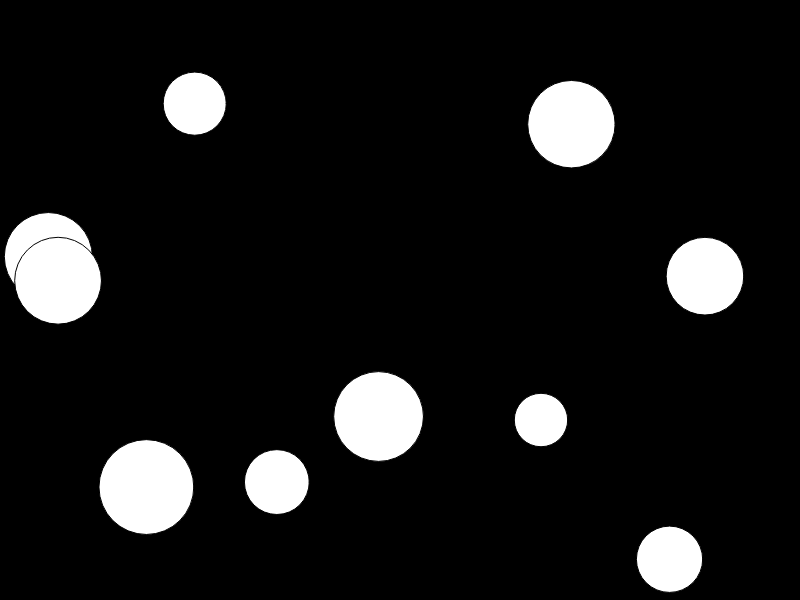
Frame 1 (no input)
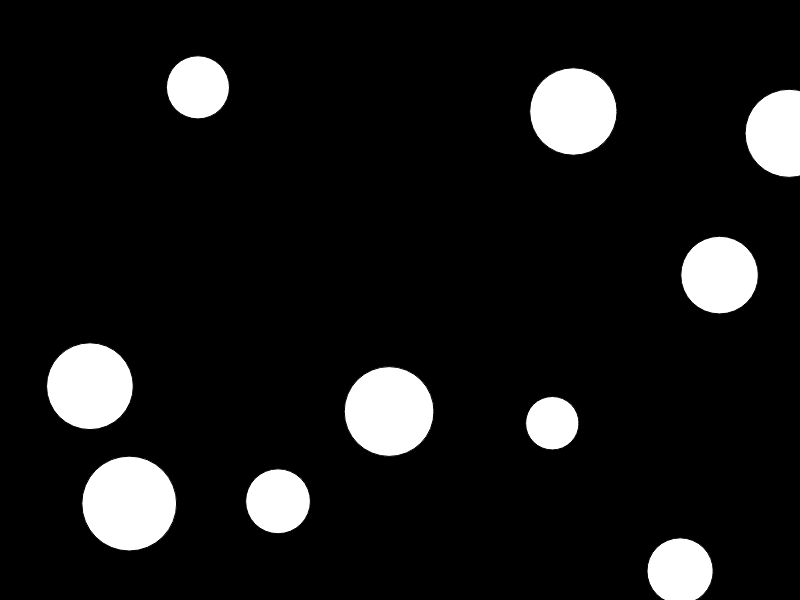
Frame 60 (no input)
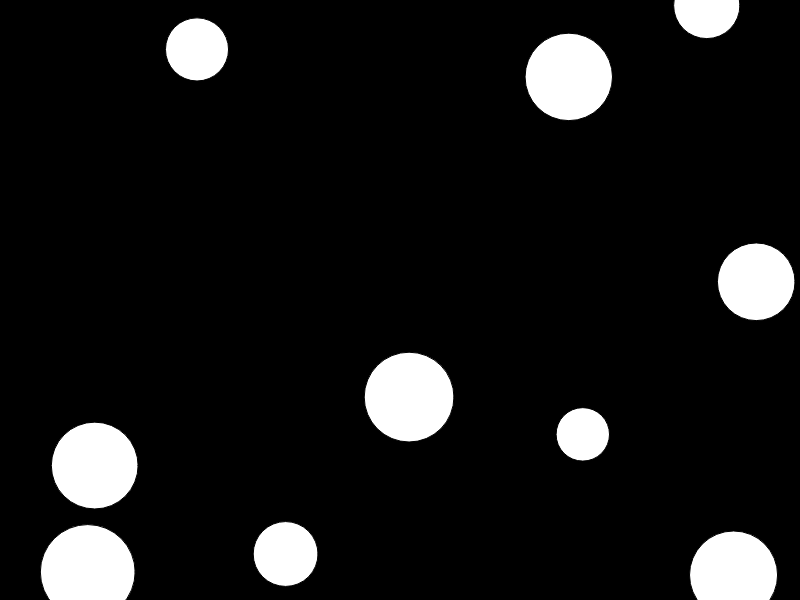
Frame 120 (the mouse pressed at the canvas centre since frame 60)

The p5.js sketch that drew these frames (run headless with seeded random() and noise() and a simulated clock; from frame 60 on, the mouse is pressed at the canvas centre):

// p5.js sketch
// ── sketch.js
"use strict"
var C_GRAVITY = 20;
var particles = [];

function setup() {
  createCanvas(800, 600);

  for (var i = 0; i < 10; i++) {
    particles[i] = new Particle(random(width), random(height), random(5, 10));
  }
}

function draw() {
  background(0);

  for (var a = 0; a < particles.length; a++) {
    for (var b = 0; b < particles.length; b++) {
      if (a != b) {
        particles[a].applyAttraction(particles[b]);
      }
    }
    particles[a].update();
    particles[a].checkEdges();
    particles[a].display();
  }
}
// ── particle.js
"use strict";

class Particle{
  constructor(x,y,m){
    this.pos = createVector(x,y);
    this.vel = createVector();
    this.acc = createVector();
    
    this.mass = m;
    this.rad = this.mass * 5;
    
    this.clr = color(255);
  }
  
  
  update(){
    this.vel.add(this.acc);
    this.pos.add(this.vel);
    this.acc.mult(0);
    
    //this.vel.limit(5);
  }
  applyAttraction(otherP){
    var distance = this.pos.dist(otherP.pos);
    var magnitude =(C_GRAVITY * this.mass * otherP.mass)/ (distance * distance); //the formula: (G * a.m * b.m) / (distance * distance);
    var force = p5.Vector.sub(otherP.pos, this.pos); //get the attraction force direction and mad. p1-->p2
    force.normalize();
    force.mult(magnitude);
    force.mult(-1);//相斥了
    this.applyForce(force);
  }
  applyForce(force){
    force.div(this.mass);
    this.acc.add(force);
  }
  checkEdges(){
    //x 可以用constrain啊
    if(this.pos.x<0){
      this.pos.x = width;
    }
    if(this.pos.x > width){
      this.pos.x = 0;
    }
    
    //y 可以用constrain啊
    if(this.pos.y<0){
      this.pos.y = height;
    }
    if(this.pos.y > height){
      this.pos.y = 0;
    }
  }
  display(){
    push();
    translate(this.pos.x, this.pos.y);
    ellipse(0,0,this.rad * 2, this.rad * 2);
    pop();
  }
}
